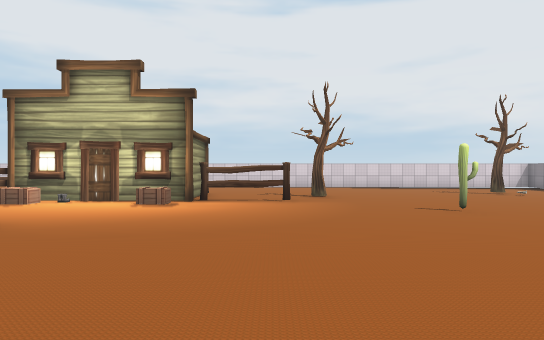
View 1 (above)

23 first-person views from a walk through a 3-D level made in the Unity game engine. The camera is 1.5 m above the floor, looks level and sees 70° across. The floor is counted in squares, 2 m on a side. Each view is taken from the middle of a square. On the plan, view 1 faces up. The plan holds only what a view shows up to about 12 squares ahead; the rest is blank. The player is left out. Some animated figures are not drawn. Some surface patterns are stand-ins.

View 2
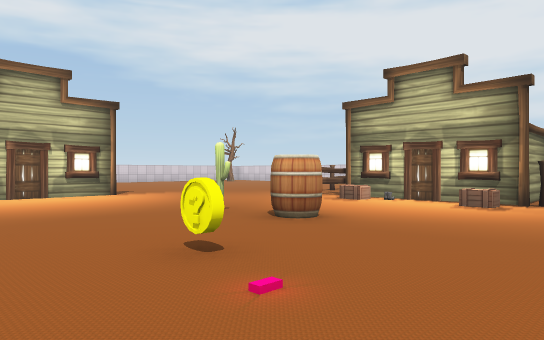

View 3
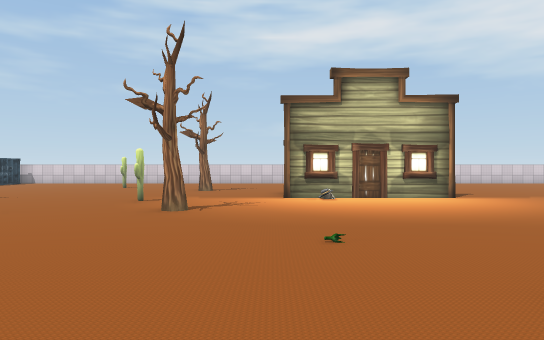

View 4
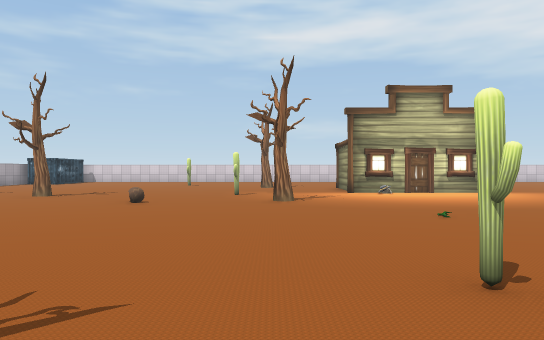

View 5
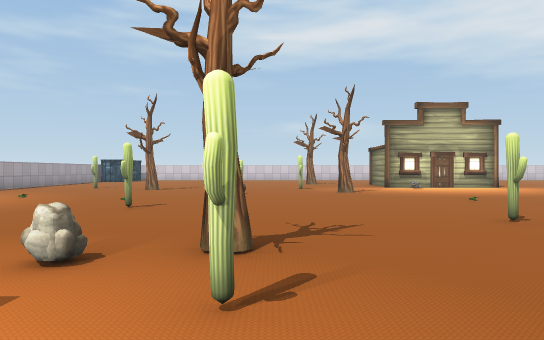

View 6
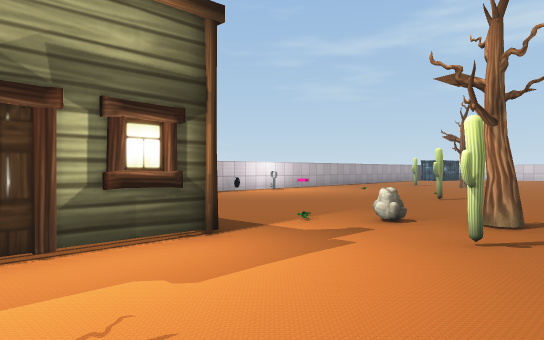

View 7
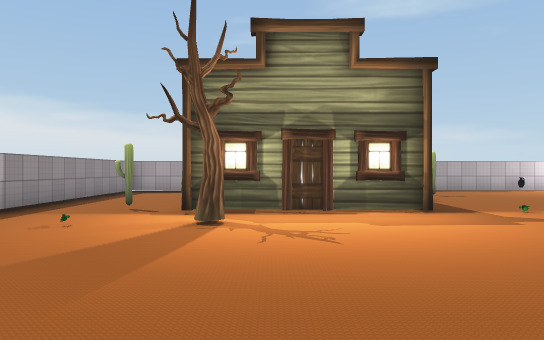

View 8
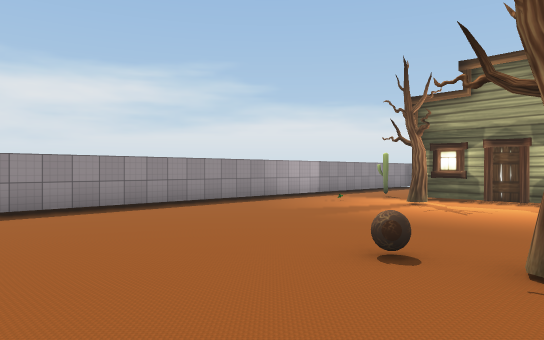

View 9
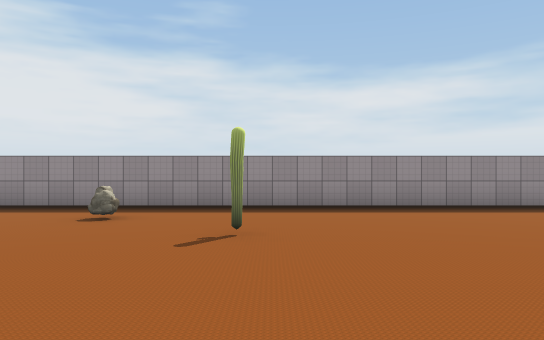

View 10
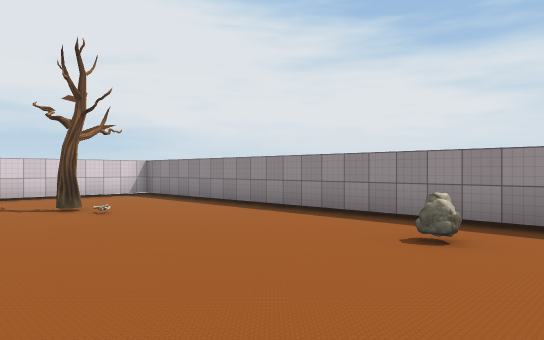

View 11
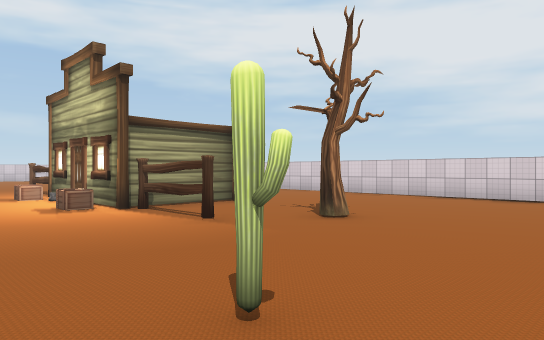

View 12
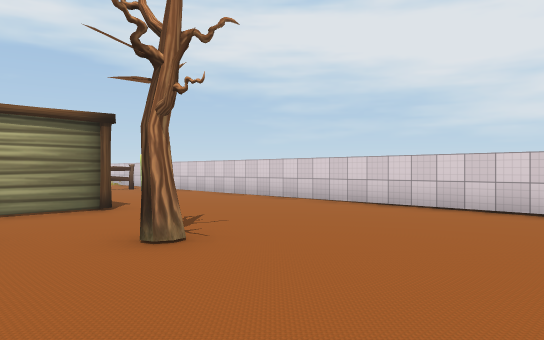

View 13
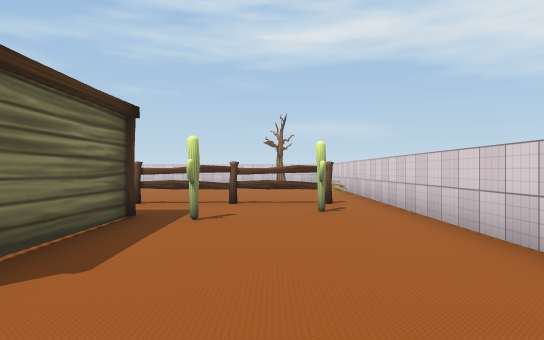

View 14
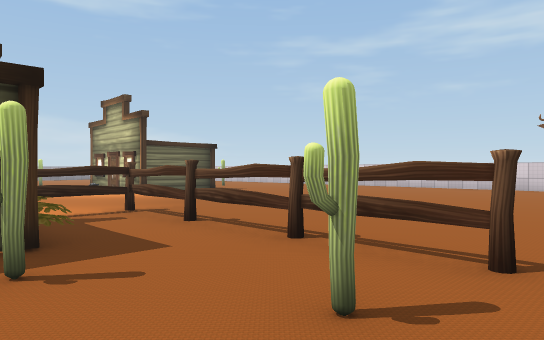

View 15
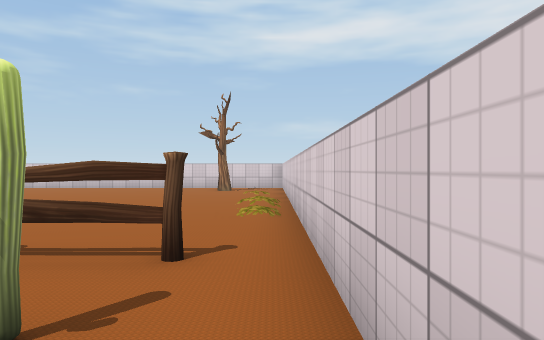

View 16
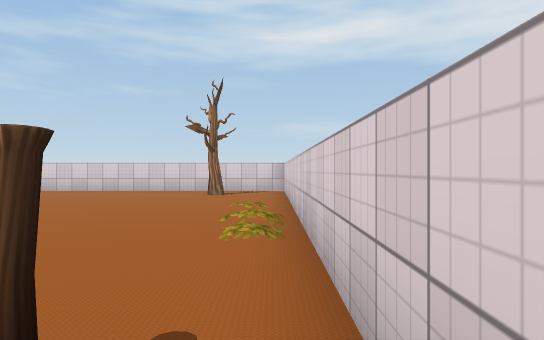

View 17
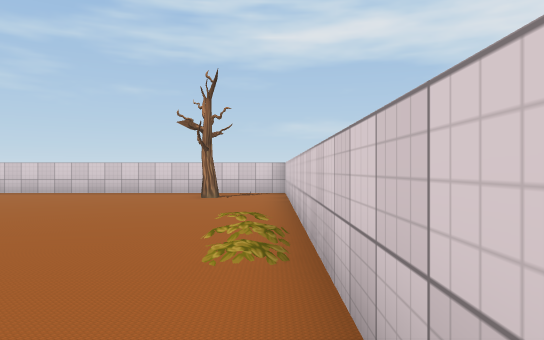

View 18
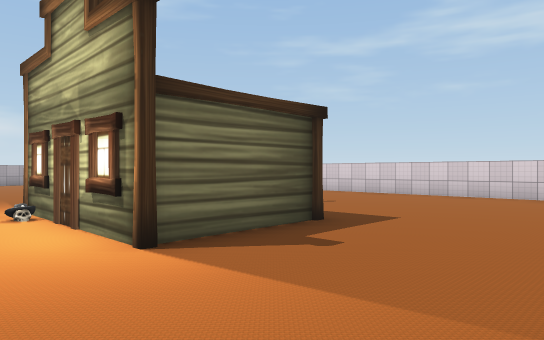

View 19
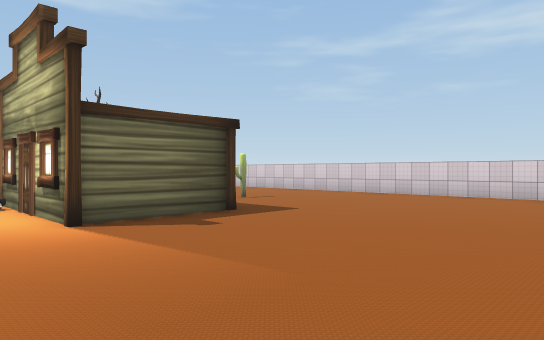

View 20
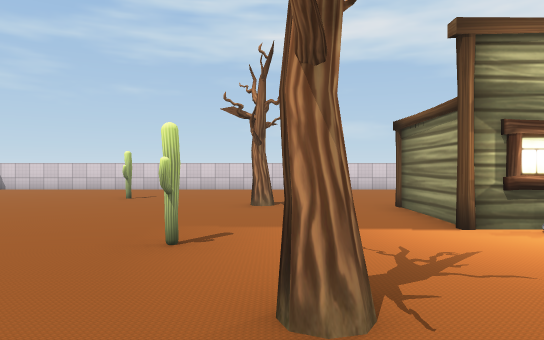

View 21
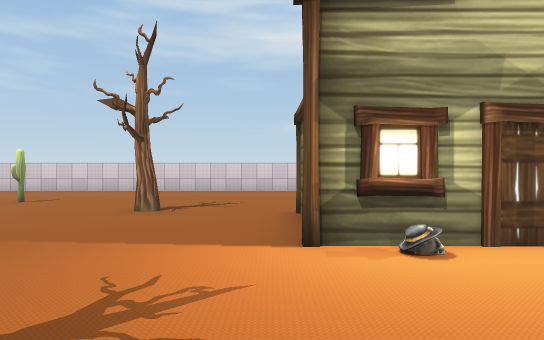

View 22
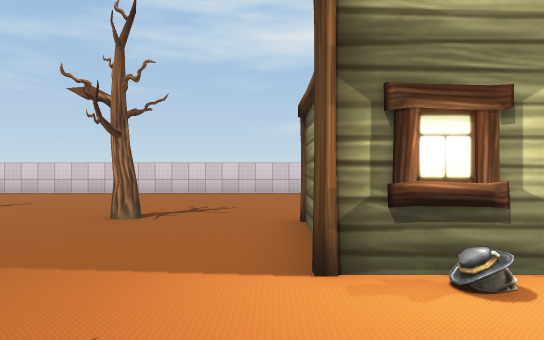

View 23
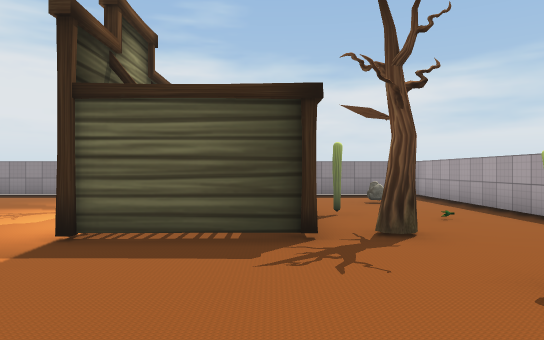

### Floor plan
Key: @ floor where view 1 was taken; # wall or solid block; x gap in a wall; . main floor; : floor 0.25 m higher than the main floor; / step, stairs or slope; F fence; T tree; B building; C crate; A cactus; R barrel; I coin; K rock; O other object.
Columns run from 20 left of view 1 to 11 right of it. Each row starts with its distance up from view 1.
 17 #########################  #####
 16 #::::::::/...............  ....#
 15 #:T::::::...FA...........  ....#
 14 #::::::::...F............  ....#
 13 #::::::::...F.A.......... .T...#
 12 #::::::::...F.x.............O..#
 11 #:::::: :...F.    #..T.........#
 10 #:::::  :...F.    #............#
  9 #::::::::...FF#B#B#FF..........#
  8 #::::::::......C.C.............#
  7 #::::::::...............A....K.#
  6 #::::::::......................#
  5 #::::::::.......R..............#
  4 #::::::##B....A......... ...A..#
  3 #:::::  ##.............. ......#
  2 #:::A    #.......I..... .......#
  1 #::::::###..........   ........#
  0 #::::::::...........@  T.O.....#
 -1 #::::::::..........A.   .......#
 -2 #:::::T::...T.......... .......#
 -3 #::::::::.A....................#
 -4 #::::::::...........T.A........#
 -5 #::::::::....O.............T...#
 -6 #::::A:::............K.........#
 -7 #::::::::........A......###B...#
 -8 #::::::::..T............#   .A.#
 -9   :::    ...............#   ...#
-10   ::     .. ............T.A....#
-11             ...  .....O.#......#
-12             ..    .... .....K..#
-13                         .......#
-14                          #######

Positions as (right, up) in squares from view 1, and headings:
1: (0, 0), facing up
2: (0, 0), facing up-left
3: (-1, 0), facing left
4: (1, -2), facing left
5: (4, -4), facing left
6: (6, -3), facing down-left
7: (6, 0), facing down
8: (3, 3), facing down-right
9: (3, 4), facing right
10: (5, 5), facing up-right
11: (5, 6), facing up-left
12: (5, 9), facing up-left
13: (0, 14), facing left
14: (-5, 16), facing down-left
15: (-5, 16), facing left
16: (-7, 16), facing left
17: (-8, 16), facing left
18: (-9, 8), facing down-left
19: (-9, 10), facing down-left
20: (-6, -2), facing left
21: (-7, 0), facing left
22: (-8, 0), facing left
23: (-1, -9), facing right
